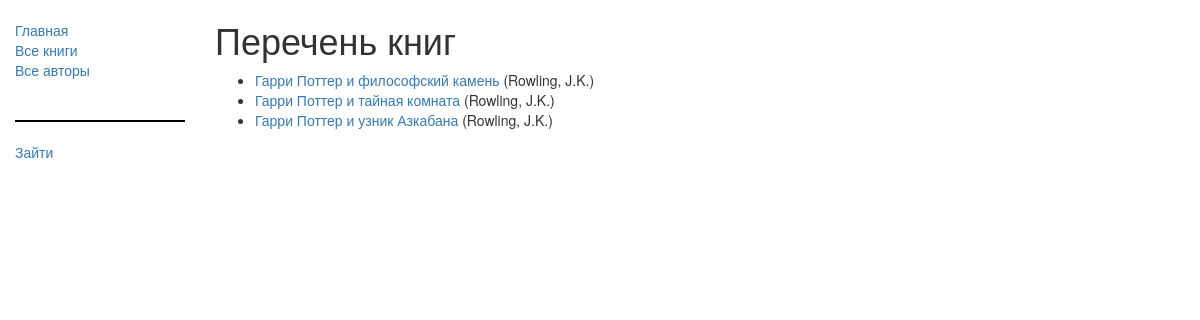
/catalog/books/, run on an earlier commit of the app's database.
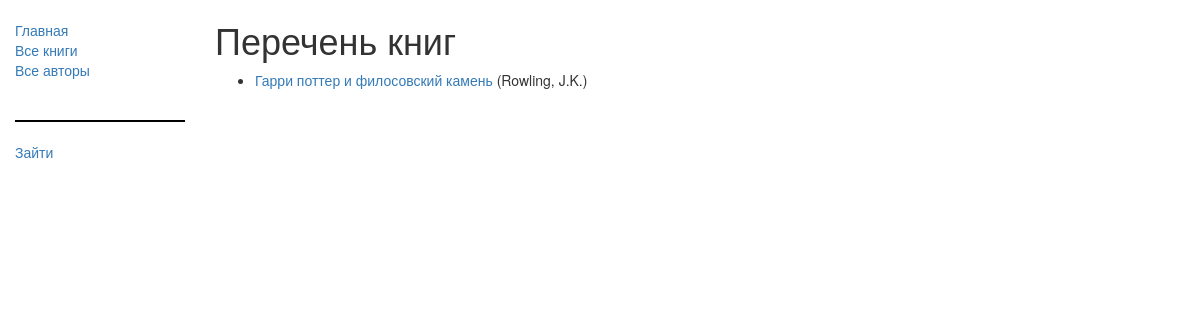
And on a later commit of the database.
### catalog/models.py (models this page shows, shortened)
class Book(models.Model):
    title = models.CharField(max_length=200)
    author = models.ForeignKey('Author', on_delete=models.SET_NULL, null=True)
    summary = models.TextField(max_length=1000, help_text="Enter a brief description of the book")
    isbn = models.CharField('ISBN',max_length=13, help_text='13 Character <a href="https://www.isbn-international.org/content/what-isbn">ISBN number</a>')
    genre = models.ManyToManyField(Genre, help_text="Select a genre for this book")
    image = models.ImageField(upload_to='cover/', default='cover/default.jpg', validators=[validate_image])
    def get_absolute_url(self):
        return reverse('book-detail', args=[str(self.id)])
    def display_genre(self):
        return ', '.join([genre.name for genre in self.genre.all()[:3]])
    display_genre.short_description = 'Genre'
    class Meta:
        pass

class Author(models.Model):
    first_name = models.CharField(max_length=100)
    last_name = models.CharField(max_length=100)
    date_of_birth = models.DateField(null=True, blank=True)
    date_of_death = models.DateField('Died', null=True, blank=True)
    def __str__(self):
        return '%s, %s' % (self.last_name, self.first_name)

### catalog/views.py (the view)
class BookListView(generic.ListView):
    model = Book

### catalog/templates/catalog/book_list.html
{% extends "base_generic.html" %}
{% block content %}
    <h1>Перечень книг</h1>
    {% if book_list %}
    <ul>
      {% for book in book_list %}
      <li>
        <a href="{{ book.get_absolute_url }}">{{ book.title }}</a> ({{book.author}})
      </li>
      {% endfor %}
    </ul>
    {% else %}
      <p>Пока книг нет в бибилотеке</p>
    {% endif %}
{% endblock %}

What changed in the data, as far as the page shows it:
removed Book: title "Гарри Поттер и тайная комната", author "Rowling, J.K."
removed Book: title "Гарри Поттер и узник Азкабана", author "Rowling, J.K."
changed Book "Rowling, J.K.": title "Гарри Поттер и философский камень" → "Гарри поттер и филосовский камень"
